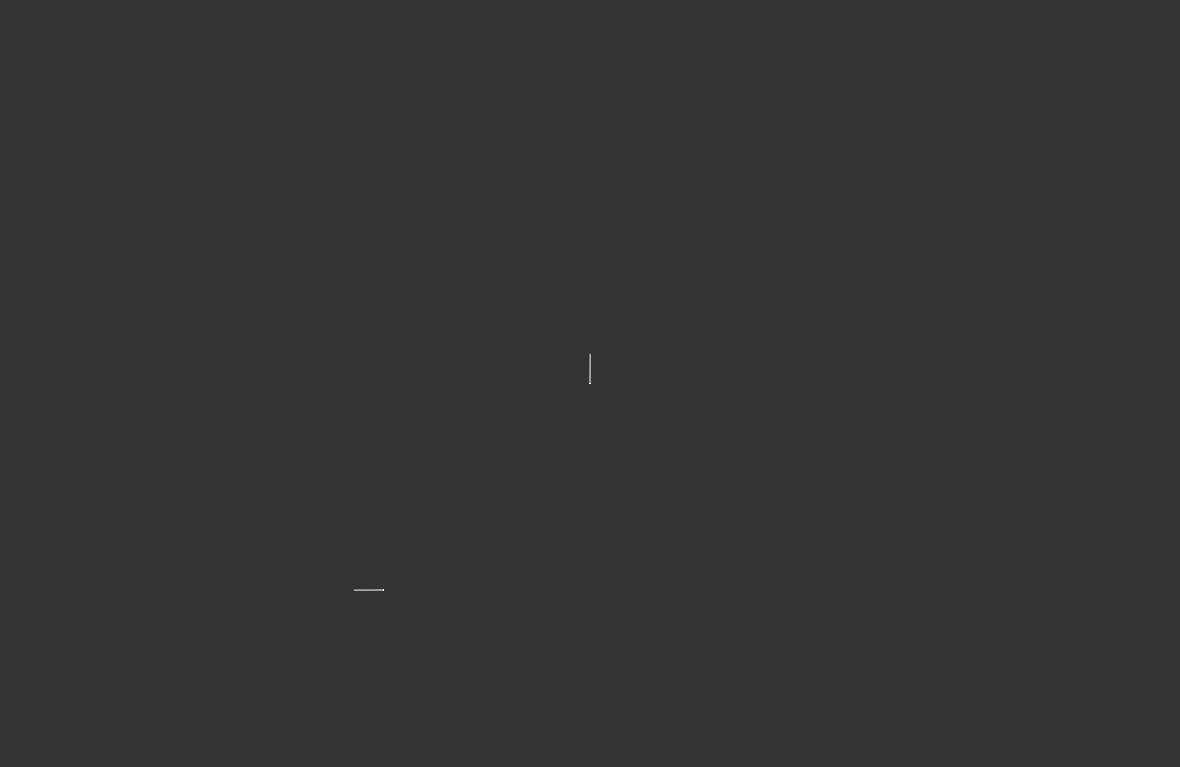
Frame 1 (no input)
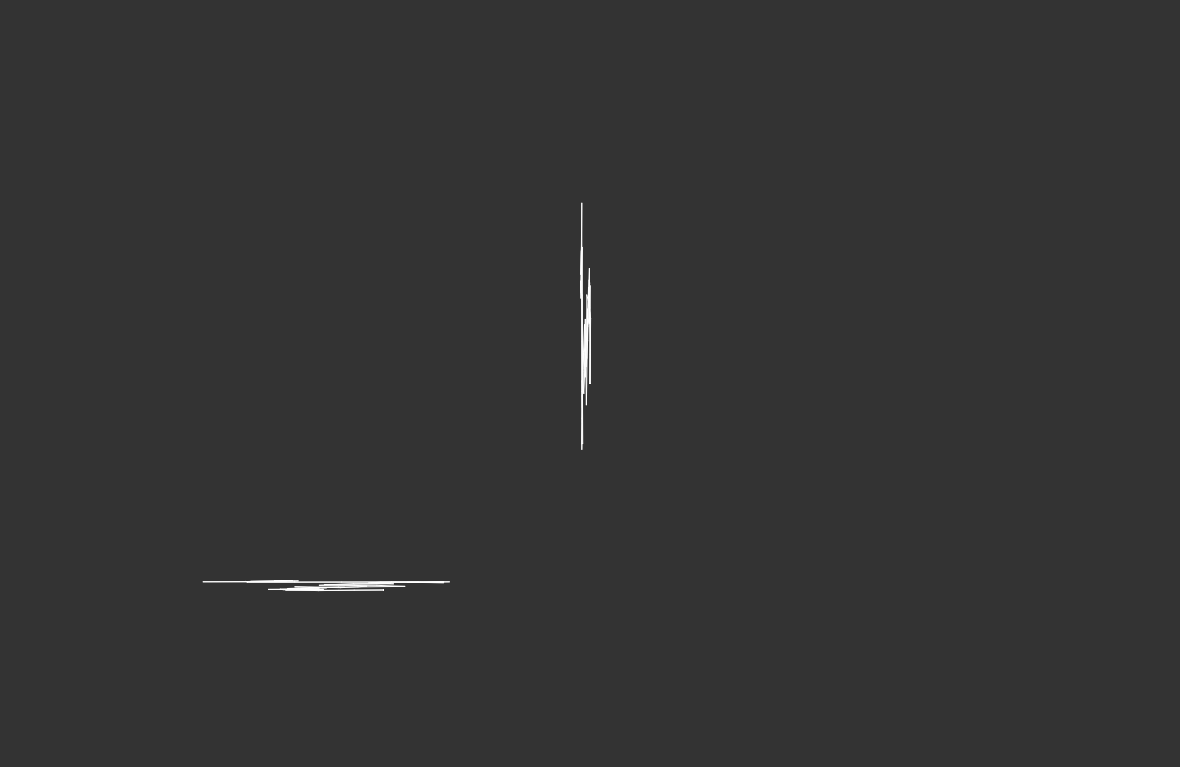
Frame 60 (no input)
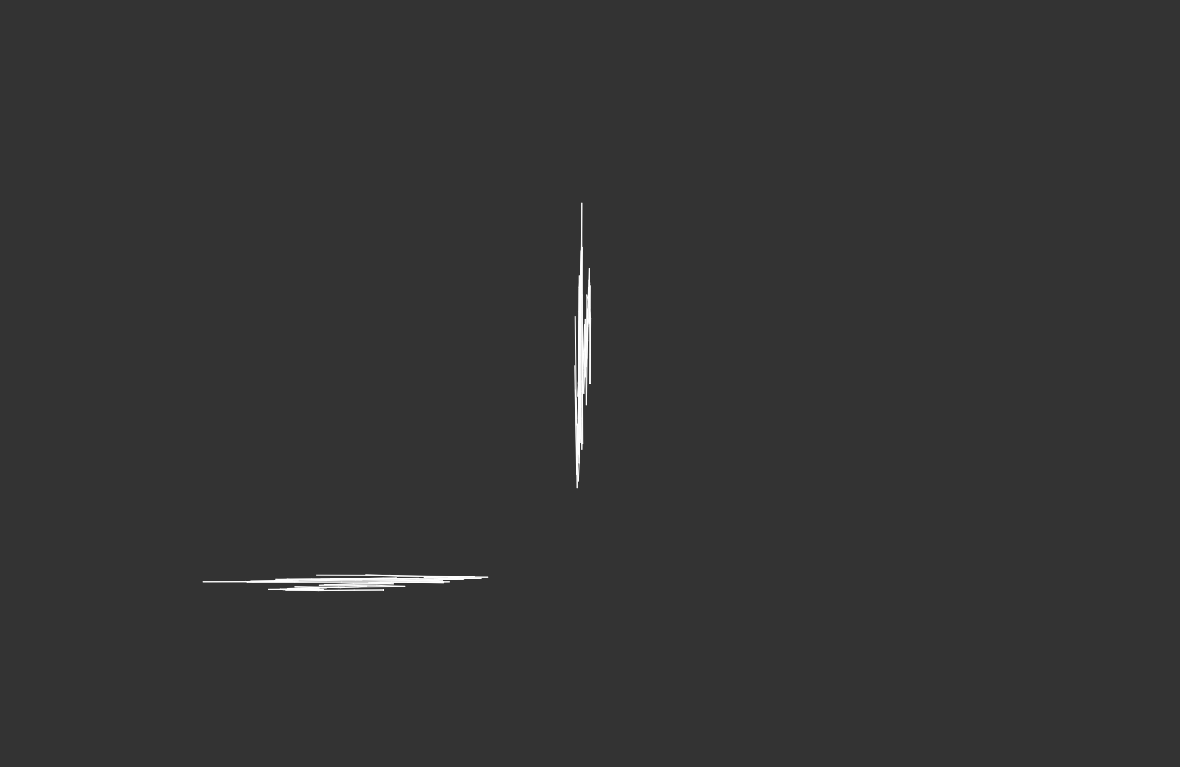
Frame 120 (the mouse pressed at the canvas centre since frame 60)

The p5.js sketch that drew these frames (run headless with seeded random() and noise() and a simulated clock; from frame 60 on, the mouse is pressed at the canvas centre):

// p5.js sketch
// ── sketch.js

var num = 2000;
var range = 6;

//position of point
var posX = [];
var posY = [];


function setup() {
  createCanvas(1180, 767);
  for ( var i = 0; i < num; i++ ) {
    posX[i] = width / 2;
    posY[i] = height / 2;
  }
  frameRate(50);
}

function draw() {
  background(51);

  // 2 points to left
  for ( var i = 1; i < num; i++ ) {
    posX[i - 1] = posX[i];
    posY[i - 1] = posY[i];
  }

  // Put a new value at the end of the array
  posX[num - 1] = posX[num - 1] + random(sin(-10), cos(10));
  posY[num - 1] = posY[num - 1] + random(-50, 50);

  // Constrain all points to the screen
  posX[num - 1] = constrain(posX[num - 1], 0, width);
  posY[num - 1] = constrain(posY[num - 1], 0, height);

  // Draw a line connecting the points
  for ( var j = 1; j < num; j++ ) {
    var val = j / num * 255.0 + 51;
    stroke(val);
    line(posY[j - 2], posX[j - 2], posY[j], posX[j]);
      line(posX[j - 4], posY[j - 4], posX[j], posY[j]);

      
  }
}
